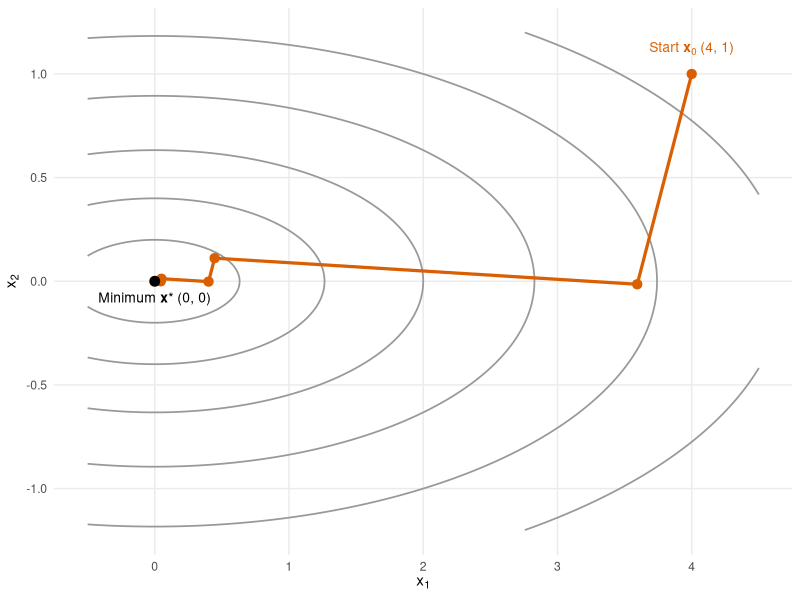
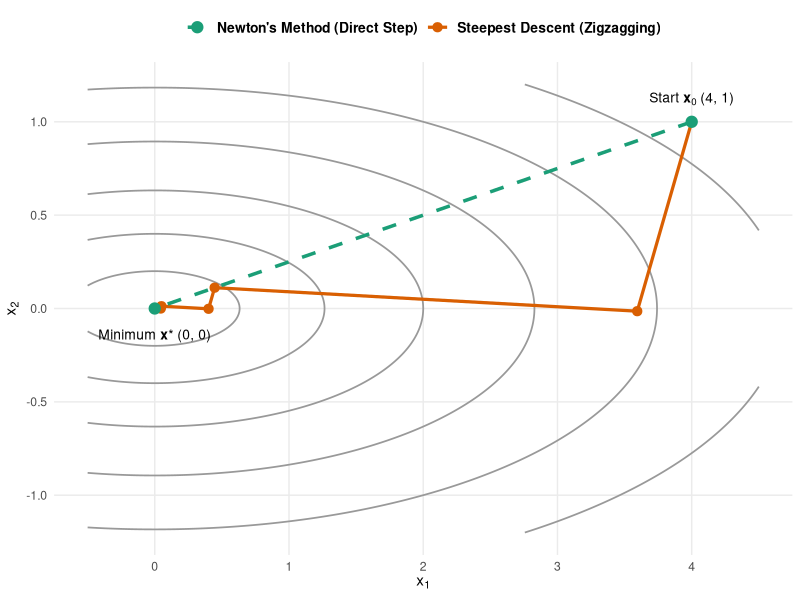

Write R code to recreate these figures, in order.
## ---- chunk 1
#| label: fig-steepest-descent-zigzag
#| fig-cap: "The 'zigzagging' flaw of the Steepest Descent algorithm in a narrow elliptical valley f(x, y) = 0.5x² + 5y². Consecutive search directions are strictly orthogonal, causing inefficient side-to-side oscillation."
#| echo: false
#| message: false
#| warning: false
#| fig-width: 7.5
#| fig-height: 5

library(ggplot2)

# Grid for contour plot
grid_sd <- expand.grid(x = seq(-0.5, 4.5, length.out = 200),
                       y = seq(-1.2, 1.2, length.out = 200))
grid_sd$z <- 0.5 * grid_sd$x^2 + 5 * grid_sd$y^2

# Compute exact steepest descent trajectory for 6 steps
steepest_descent_path <- function(x0, y0, steps = 6) {
  path <- data.frame(step = 0:steps, x = numeric(steps + 1), y = numeric(steps + 1))
  path$x[1] <- x0
  path$y[1] <- y0
  
  for (k in 1:steps) {
    cx <- path$x[k]
    cy <- path$y[k]
    gx <- cx
    gy <- 10 * cy
    
    num <- gx^2 + 10 * gy^2
    den <- gx^2 + 100 * gy^2
    alpha <- num / den
    
    path$x[k + 1] <- cx - alpha * gx
    path$y[k + 1] <- cy - alpha * gy
  }
  return(path)
}

path_sd <- steepest_descent_path(4, 1, 6)

ggplot() +
  # Contour lines of elliptical valley
  geom_contour(data = grid_sd, aes(x = x, y = y, z = z),
               breaks = c(0.2, 0.8, 2, 4, 7, 11),
               color = "grey60", linewidth = 0.6) +
  # Zigzag path line and points
  geom_path(data = path_sd, aes(x = x, y = y), color = "#D95F02", linewidth = 1.1) +
  geom_point(data = path_sd, aes(x = x, y = y), color = "#D95F02", size = 2.8) +
  # Annotate start and orthogonal steps
  annotate("text", x = 4, y = 1.12, label = expression(paste("Start ", bold(x)[0], " (4, 1)")), color = "#D95F02", size = 3.5) +
  annotate("text", x = 0, y = 0, label = expression(paste("Minimum ", bold(x)*"*", " (0, 0)")), color = "black", size = 3.5, vjust = 1.8) +
  geom_point(aes(x = 0, y = 0), color = "black", size = 3) +
  labs(x = expression(x[1]), y = expression(x[2])) +
  theme_minimal() +
  theme(
    panel.grid.minor = element_blank(),
    axis.title = element_text(size = 11, face = "bold")
  )
## ---- chunk 2
#| label: fig-newton-vs-steepest
#| fig-cap: "Comparison between Steepest Descent (zigzagging path in orange) and Newton's Method (direct one-step convergence in teal) on quadratic surface f(x, y) = 0.5x² + 5y²."
#| echo: false
#| message: false
#| warning: false
#| fig-width: 8
#| fig-height: 5

library(ggplot2)

grid_comp <- expand.grid(x = seq(-0.5, 4.5, length.out = 200),
                         y = seq(-1.2, 1.2, length.out = 200))
grid_comp$z <- 0.5 * grid_comp$x^2 + 5 * grid_comp$y^2

# Steepest descent path
path_sd <- steepest_descent_path(4, 1, 6)
path_sd$Method <- "Steepest Descent (Zigzagging)"

# Newton path (from (4,1) to (0,0) in 1 step)
path_newton <- data.frame(
  step = 0:1,
  x = c(4, 0),
  y = c(1, 0),
  Method = "Newton's Method (Direct Step)"
)

ggplot() +
  # Contour lines
  geom_contour(data = grid_comp, aes(x = x, y = y, z = z),
               breaks = c(0.2, 0.8, 2, 4, 7, 11),
               color = "grey60", linewidth = 0.6) +
  # Steepest Descent Path
  geom_path(data = path_sd, aes(x = x, y = y, color = Method), linewidth = 1.1) +
  geom_point(data = path_sd, aes(x = x, y = y, color = Method), size = 2.8) +
  # Newton Path
  geom_path(data = path_newton, aes(x = x, y = y, color = Method), linewidth = 1.2, linetype = "dashed") +
  geom_point(data = path_newton, aes(x = x, y = y, color = Method), size = 3.5) +
  # Highlights
  scale_color_manual(values = c("Steepest Descent (Zigzagging)" = "#D95F02", 
                               "Newton's Method (Direct Step)" = "#1B9E77")) +
  annotate("text", x = 4, y = 1.12, label = expression(paste("Start ", bold(x)[0], " (4, 1)")), size = 3.5) +
  annotate("text", x = 0, y = -0.15, label = expression(paste("Minimum ", bold(x)*"*", " (0, 0)")), size = 3.5) +
  labs(x = expression(x[1]), y = expression(x[2])) +
  theme_minimal() +
  theme(
    legend.position = "top",
    legend.title = element_blank(),
    legend.text = element_text(size = 10, face = "bold"),
    panel.grid.minor = element_blank(),
    axis.title = element_text(size = 11, face = "bold")
  )
